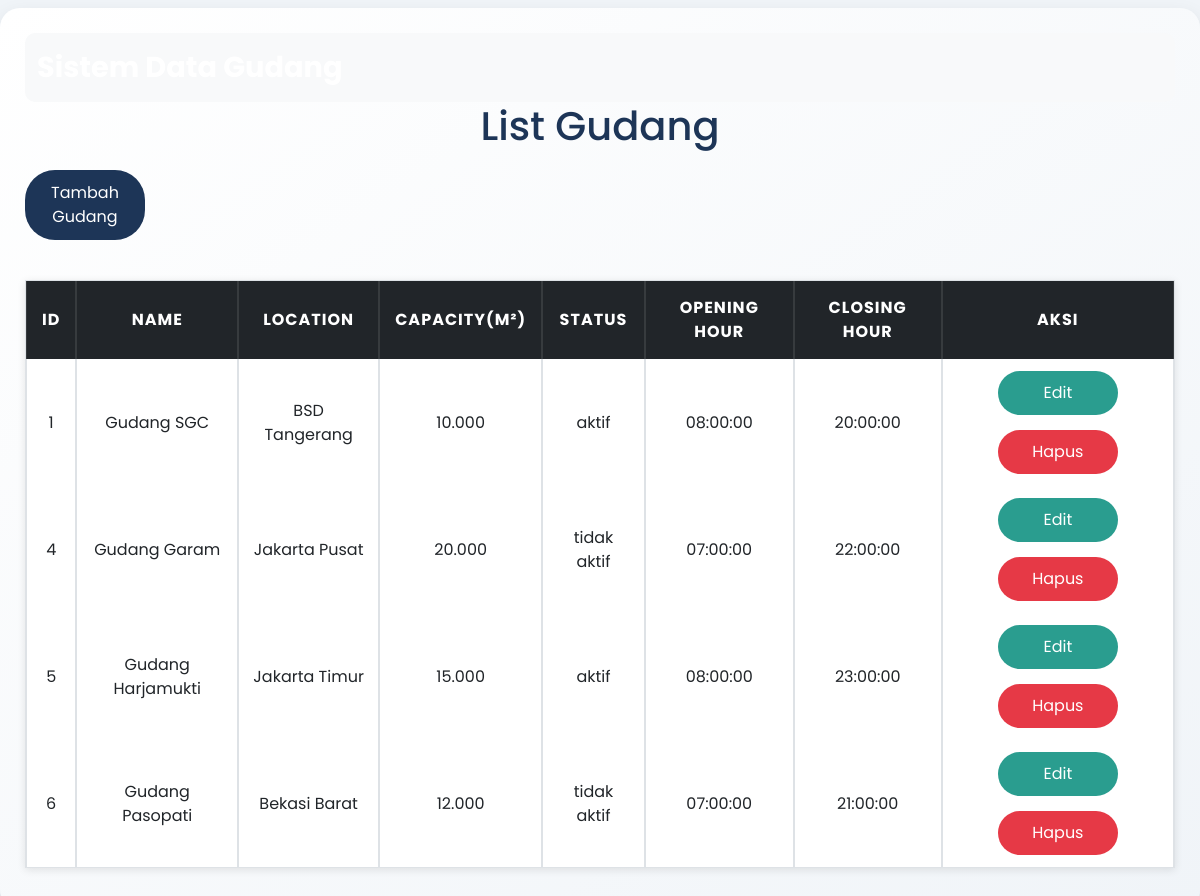
The page / on the database its author committed.
### tables this page shows
CREATE TABLE `gudang` (
  `id` int(11) NOT NULL,
  `name` varchar(255) NOT NULL,
  `location` varchar(255) NOT NULL,
  `capacity` varchar(11) NOT NULL,
  `status` enum('aktif','tidak aktif') DEFAULT 'aktif',
  `opening_hour` time DEFAULT '08:00:00',
  `closing_hour` time DEFAULT '20:00:00'
);

### gudang.php (called while the page is built, shortened)
<?php
class Gudang {
    private $conn;
    private $table_name = "gudang";
    public function __construct($db){
        $this->conn = $db;
    }
    public function read() {
        $stmt = $this->conn->prepare("SELECT id, name, location, capacity, status, opening_hour, closing_hour FROM ". $this->table_name);
        $stmt->execute();
        return $stmt;
    }
}
?>

### index.php (the view, shortened to what this page needs)
<?php
require_once 'gudang.php';
$database = new Database();
$db = $database->getConnection();
$gudang = new Gudang($db);
$stmt = $gudang->read();
$num = $stmt->rowCount();
?>
<link rel="stylesheet" href="style.css">
<h1>List Gudang</h1>
<a href="view-create.php" class="btn btn-add">Tambah Gudang</a>
<?php
if ($num > 0) {
    echo "<table class='table table-bordered'>";
    echo "<thead class='table-dark'><tr><th>ID</th><th>Name</th><th>Location</th><th>Capacity(m&sup2)</th><th>Status</th><th>Opening Hour</th><th>Closing Hour</th><th>Aksi</th></tr></thead>";
    echo "<tbody>";
    while ($row = $stmt->fetch(PDO::FETCH_ASSOC)) {
        extract($row);
        echo "<tr>";
        echo "<td>{$id}</td>";
        echo "<td>{$name}</td>";
        echo "<td>{$location}</td>";
        echo "<td>{$capacity}</td>";
        echo "<td>{$status}</td>";
        echo "<td>{$opening_hour}</td>";
        echo "<td>{$closing_hour}</td>";
        echo "<td>";
        echo "<a href='view-edit.php?id={$id}' class='btn btn-success'>Edit</a> ";
        echo "<a href='delete.php?id={$id}' class='btn btn-danger' onclick='return confirm(\"Yakin ingin menghapus data ini?\")'>Hapus</a>";
        echo "</td>";
        echo "</tr>";
    }
    echo "</tbody>";
    echo "</table>";
} else {
    echo "<p class='alert alert-info'>Tidak ada data pelanggan.</p>";
}
$content = ob_get_clean();
include 'layout.php';
?>

### layout.php (shortened to what this page needs)
<!DOCTYPE html>
<html lang="en">
<head>
    <link href="https://cdn.jsdelivr.net/npm/bootstrap@5.3.0-alpha1/dist/css/bootstrap.min.css" rel="stylesheet">
    <link rel="stylesheet" href="style.css">
</head>
<body>
    <div class="container mt-2
    ">
        <nav class="navbar navbar-expand-lg navbar-light bg-light">
            <div class="container-fluid">
                <a class="navbar-brand" href="#">Sistem Data Gudang</a>
            </div>
        </nav>
        <div class="content">
            <?= $content ?>
        </div>
    </div>
</body>
</html>

### style.css (style rules this page uses)
body { font-family: 'Poppins', sans-serif; background-color: #f0f4f8; color: #333; }
h1 { color: #1d3557; font-size: 2.5rem; margin-bottom: 20px; text-align: center; }
a { text-decoration: none; }
.container { max-width: 1200px; margin: 20px auto; padding: 25px; background: linear-gradient(145deg, #ffffff, #f0f4f8); box-shadow: 0 8px 20px rgba(0, 0, 0, 0.1); border-radius: 20px; transition: all 0.3s ease; }
.navbar { background-color: #457b9d; border-radius: 10px; }
.navbar-brand { font-size: 1.8rem; font-weight: bold; color: #ffffff; }
.navbar-light .navbar-brand, .navbar-light .navbar-nav .nav-link { color: #ffffff; }
.btn-add { background-color: #1d3557; color: #ffffff; padding: 12px; border-radius: 30px; font-size: 1rem; width: 100%; margin-bottom: 20px; }
.btn-success { margin-bottom: 15px; }
.btn-success { background-color: #2a9d8f; border: none; color: #fff; }
.btn-danger { background-color: #e63946; border: none; color: #ffffff; }
.btn { border-radius: 30px; font-size: 1rem; padding: 10px 20px; transition: all 0.3s ease; display: inline-block; text-align: center; font-family: 'Poppins', sans-serif; width: 120px; }
.table { width: 100%; margin-top: 20px; background-color: #ffffff; box-shadow: 0 2px 8px rgba(0, 0, 0, 0.1); border-collapse: separate; border-spacing: 0; }
.table thead { background-color: #1d3557; color: #f1faee; text-align: center; }
.table thead th { vertical-align: middle; text-transform: uppercase; letter-spacing: 1px; padding: 15px; }
.table td, .table th { padding: 12px; vertical-align: middle; text-align: center; }
.table-bordered { border: 1px solid #dee2e6; }
.table tbody tr:nth-child(odd) { background-color: #e9f5fb; }
.table tbody tr:nth-child(even) { background-color: #f2f9fe; }

### rows shown on the page
gudang: id "1", name "Gudang SGC", location "BSD Tangerang", capacity "10.000", status "aktif", opening_hour "08:00:00", closing_hour "20:00:00"
gudang: id "4", name "Gudang Garam", location "Jakarta Pusat", capacity "20.000", status "tidak aktif", opening_hour "07:00:00", closing_hour "22:00:00"
gudang: id "5", name "Gudang Harjamukti", location "Jakarta Timur", capacity "15.000", status "aktif", opening_hour "08:00:00", closing_hour "23:00:00"
gudang: id "6", name "Gudang Pasopati", location "Bekasi Barat", capacity "12.000", status "tidak aktif", opening_hour "07:00:00", closing_hour "21:00:00"
